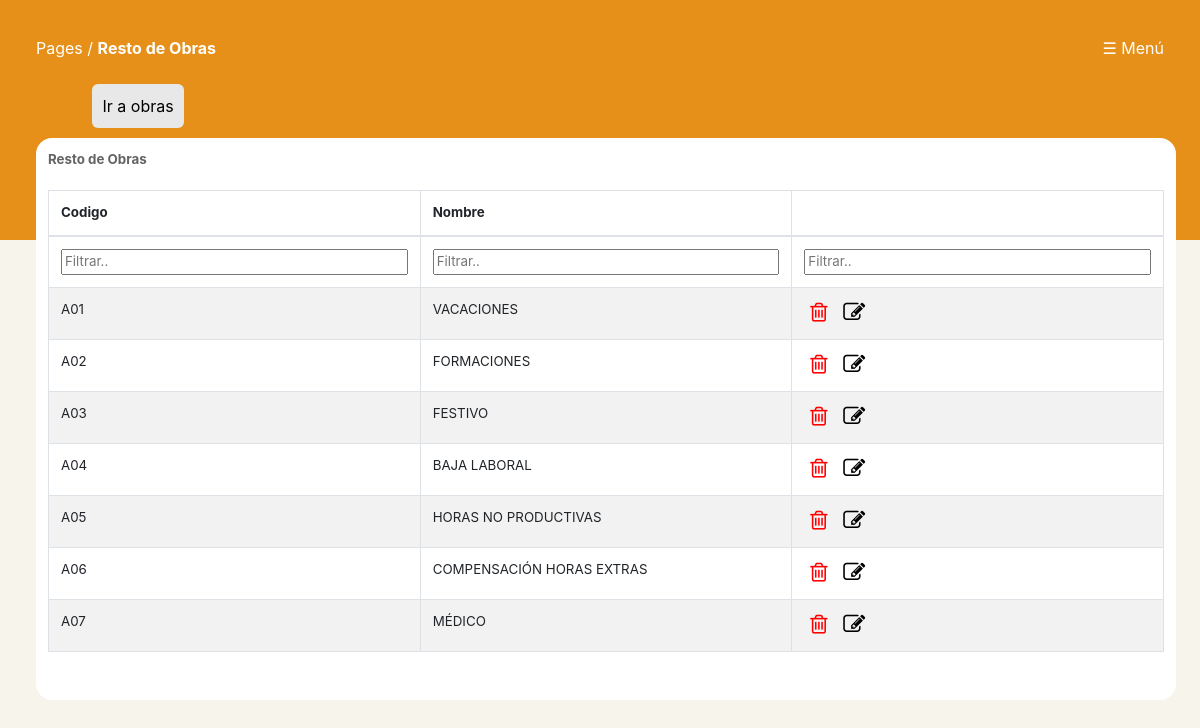
Page /exception_works/exception_works.php on the committed database.
### tables this page shows
CREATE TABLE `exception_works` (
  `id` bigint unsigned NOT NULL AUTO_INCREMENT,
  `code` varchar(255) NOT NULL,
  `name` varchar(255) NOT NULL,
  `km_total` double(8,2) DEFAULT NULL,
  `hour_total` double(8,2) DEFAULT NULL,
  `created_at` timestamp NULL DEFAULT NULL,
  `updated_at` timestamp NULL DEFAULT NULL,
  PRIMARY KEY (`id`)
);

### exception_works/exception_works.php (the view, shortened to what this page needs)
<?php
include("../include/bbddconexion.php");
if (!$conn) {
    die("Conexion fallida:" . mysqli_connect_error());
} else {
    $query = "select * from exception_works";
    $consulta = mysqli_query($conn, $query) or die("Fallo en la consulta");
    $num_filas = mysqli_num_rows($consulta);
    if ($consulta) {
        echo '
        <!DOCTYPE html>
<html lang="es">
<head>
<meta content="initial-scale=1,
maximum-scale=1, user-scalable=0"
name="viewport" />
<meta name="viewport"
content="width=device-width" />
<title>BaumControl</title>
    <link rel="shortcut icon" href="../img/favicon.png">
<link rel="stylesheet" href="../css/nav-bar.css">';
        include("../include/tabla.php");
        include("../include/tabla2.php");
        include("../include/menu.php");
        echo '</head>
<body>
<div class="fondo_naranja">
<div class="nav-bar">
<span>Pages / <b>Resto de Obras</b></span>
';
        include("../template/menu.php");
        echo ' <br><br>
        <div class="medio">
            <nav class="medio_ajuste">
                <a class="item_a" href="../works/obras.php">
                    <div class="items">
                        <span class="item_span"> Ir a obras </span>
                    </div>
                </a>
            </nav>
        </div><br>
</div>
<div class="tabla_estilo">
<span>Resto de Obras</span><br><br>
        <table class="records_list table table-striped table-bordered table-hover" id="mydatatable">
                <thead>
                    <tr>
                        <th>Codigo</th>
                        <th>Nombre</th>
                        <th></th>
                    </tr>
                    </thead>
                    <tfoot>
                <tr>
                    <th>Filter..</th>
                    <th>Filter..</th>
                    <th>Filter..</th>
                </tr>
            </tfoot>
                    <tbody>';
        for ($i = 0; $i < $num_filas; $i++) {
            $resultado = mysqli_fetch_array($consulta);
            print "<tr><td>" . trim($resultado['code']) . " </td><td> " . trim($resultado['name']) . "</td></td><td><form action='exception_works_conf.php' method='GET'>
            <button class='no_boton2' name='delete' onclick='return confirmDelete()' title='Borrar' >
                            <i class='fa fa-trash-o' style='font-size:22px;color:red'></i>
                            </button>
                            <button name='edit' class='no_boton2' title='Editar'>
                            <i class='fa fa-edit' style='font-size:22px;color:black'></i>
                            </button>
                        <input type='hidden' name='id_work' value='" . $resultado['id'] . "'></td></form></tr>";
        }
        echo '
                    </tbody>
                </table><br>
            </div>
        </div>
        <script>
        /* Initialization of datatables */
        $(document).ready(function () {
            $("table.display").DataTable();
        });
    </script>
    <script type="text/javascript">
    function confirmDelete(){
        var resp = confirm("¿Desea eliminarlo?");
        if ($resp == true){
            return true;
        }
        else{
            return false;
        }
    }
</script>
    </body>
</html>
        ';
    } else {
        echo "<script language='javascript'>
            alert('¡¡ Error al añadir las horas!!');
            window.location.replace('./horas.php');
            </script>";
    }
}

### include/tabla.php (shortened to what this page needs)
<link rel="stylesheet" href="../css/tabla.css" />

### include/tabla2.php (shortened to what this page needs)
<link rel="stylesheet" href="https://stackpath.bootstrapcdn.com/bootstrap/4.3.0/css/bootstrap.min.css">
<link rel="stylesheet" href="../css/tabla2.css">
<link rel="stylesheet" href="https://cdn.datatables.net/buttons/1.6.2/css/buttons.dataTables.min.css">

### include/menu.php (shortened to what this page needs)
<link rel="stylesheet" href="../css/menu.css" />
<link rel="stylesheet" href="https://cdnjs.cloudflare.com/ajax/libs/font-awesome/4.7.0/css/font-awesome.min.css">

### template/menu.php (shortened to what this page needs)
<div class="nav_der">
  <span onclick="openNav()">☰ Menú</span>
</div>

### css/nav-bar.css (style rules this page uses)
* { margin: 0; }
.nav-bar { color: white; padding: 3%; }
.medio { width: 100%; }
.medio_ajuste { width: 90%; margin-left: 5%; margin-right: 5%; }
.items { width:auto; float: left; background-color: rgb(233, 232, 232); margin-right: 6%; border-radius: 6px; padding: 1%; margin-bottom: 1%; cursor: pointer; }
.item_a { text-decoration: none; color: black; }

### css/tabla.css (style rules this page uses)
.tabla_estilo { width: 95%; margin-left: 3%; margin-top: -1%; border-radius: 5px; padding: 1%; border-radius: 1rem; overflow-x:scroll; max-height: 80vh; background-color: white; font-size: 10pt; display: table; }
.fondo_naranja { background-color: #e69019; max-height:30vh; }
* { margin: 0; }
body { background-color: #dfdada; }
.tabla_estilo span { font-weight: 700; color: #636363; }
a { text-decoration: none; }

### css/menu.css (style rules this page uses)
.nav_der span { float:right; margin-left: 3%; text-align: center; cursor: pointer; }
.nav_der { text-align:center; width: 80%; float: right; }
.items { width: auto; float: left; background-color: rgb(233, 232, 232); margin-right: 6%; border-radius: 6px; padding: 1%; }
.item_a { text-decoration: none; color: black; }
.no_boton2 { background-color: unset; border: none; cursor: pointer; }

### include/tabla2.php (style rules this page uses)
#mydatatable tfoot { display: table-header-group !important; }

### rows in the picture
exception_works: code "A01", name "VACACIONES"
exception_works: code "A02", name "FORMACIONES"
exception_works: code "A03", name "FESTIVO"
exception_works: code "A04", name "BAJA LABORAL"
exception_works: code "A05", name "HORAS NO PRODUCTIVAS"
exception_works: code "A06", name "COMPENSACIÓN HORAS EXTRAS"
exception_works: code "A07", name "MÉDICO"
